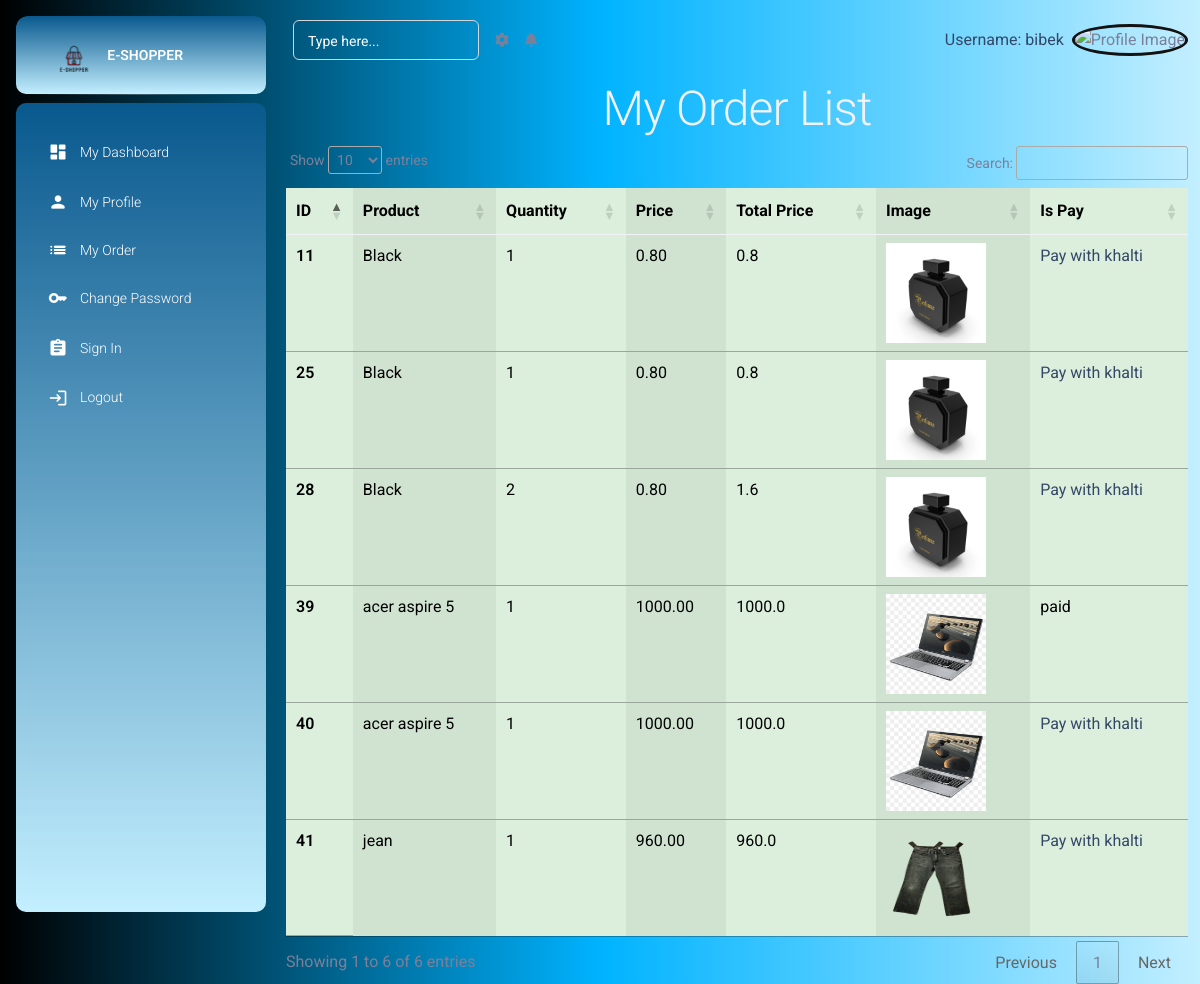
The page /accounts/my_order/ (signed in) on the database its author committed.
### accounts/models.py (models this page shows)
class CustomUserModel(AbstractUser):
    phone=models.CharField(max_length=20)
    street_address=models.CharField(max_length=200)

### core/models.py (models this page shows)
class Order(models.Model):
    product=models.CharField(max_length=200)
    user=models.ForeignKey(CustomUserModel,on_delete=models.CASCADE)
    phone=models.CharField(max_length=200)
    address=models.CharField(max_length=200)
    quantity=models.PositiveSmallIntegerField()
    price=models.CharField(max_length=20)
    total=models.CharField(max_length=20)
    image=models.ImageField(upload_to='Order_Product')
    is_pay=models.BooleanField(default=False)
    order_date=models.DateTimeField(auto_now=True)

### accounts/views.py (the view, shortened to what this page needs)
# urls.py: path('my_order/',my_order,name='my_order'),
def my_order(request):
    uid=request.session.get('_auth_user_id')
    user=CustomUserModel.objects.get(id=uid)
    myorder=Order.objects.filter(user=user)
    return render(request,'profile/my_order.html',{'myorder':myorder})

### accounts/templates/profile/my_order.html (shortened to what this page needs)
{% extends 'profile_dashboard.html' %}
{% load static %}
{% block maincontent %}
<link rel ="stylesheet" type = "text/css" href ="https://cdn.datatables.net/1.11.5/css/jquery.dataTables.min.css"/>
<h2 class="text-center text-light display-5 " >My Order List</h2>
<div class="container">
    <div class="row">
        <div class="col">
            <table class=" table table-success table-striped-columns" id="myTable">
                <thead>
                    <tr>
                    <th scope="col">ID</th>
                    <th scope="col">Product</th>
                    <th scope="col">Quantity</th>
                    <th scope="col">Price</th>
                    <th scope="col"> Total Price</th>
                    <th scope="col">Image</th>
                    <th scope="col">Is Pay</th>
                    </tr>
                </thead>
                <tbody>
                    {% for i in myorder  %}
                    <tr>
                    <th scope="row">{{i.id}}</th>
                    <td>{{i.product}}</td>
                    <td>{{i.quantity}}</td>
                    <td>{{i.price}}</td>
                    <td>{{i.total}}</td>
                    <td><img src="{{i.image}}" height="100px"  width="100px" alt="">
                    </td>
                    <td>
                        {% if i.is_pay %}
                        paid
                        {% else %}
                        <a href="{% url 'initkhalti' i.id %}">Pay with khalti</a>
                        {% endif %}
                    </td>
                    </tr>
                  {% endfor %}
                </tbody>
            </table>
        </div>
    </div>
</div>
{% endblock maincontent %}

### templates/profile_dashboard.html (shortened to what this page needs)
<!DOCTYPE html>
<html lang="en">
{% load static %}
<head>
    <link href="/static/assets/css/nucleo-icons.css" rel="stylesheet" />
    <link href="/static/assets/css/nucleo-svg.css" rel="stylesheet" />
    <link id="pagestyle" href="/static/assets/css/material-dashboard.css?v=3.1.0" rel="stylesheet" />
</head>
<body class="g-sidenav-show  bg">
    <aside
        class="sidenav navbar navbar-vertical navbar-expand-xs border-0 border-radius-xl my-3 fixed-start ms-3 bg-gradient-grey"
        id="sidenav-main">
        <div class="sidenav-header">
            <a class="navbar-brand m-0" href=" {% url 'index' %}">
                <img src="{% static 'images/home/download (15).png' %}" class="navbar-brand-img h-100 "  alt="main_logo">
                <span class="ms-1 font-weight-bold text-white">E-SHOPPER</span>
            </a>
        </div>
        <hr class="horizontal light mt-0 mb-2">
        <div class="collapse navbar-collapse  w-auto " id="sidenav-collapse-main">
            <ul class="navbar-nav mt-4">
                <li class="nav-item">
                    <a class="nav-link text-white {% if request.path == '/dashboard/student_dashboard/'  %} active  bg-gradient-primary {% endif %}"
                        href="">
                        <div class="text-white text-center me-2 d-flex align-items-center justify-content-center">
                            <i class="material-icons opacity-10">dashboard</i>
                        </div>
                        <span class="nav-link-text ms-1">My Dashboard</span>
                    </a>
                </li>
                <li class="nav-item">
                    <a class="nav-link text-white {% if request.path == '/dashboard/student_profile/'  %} active  bg-gradient-primary {% endif %} "
                        href="{% url 'profile' %}">
                        <div class="text-white text-center me-2 d-flex align-items-center justify-content-center">
                            <i class="material-icons opacity-10">person</i>
                        </div>
                        <span class="nav-link-text ms-1">My Profile</span>
                    </a>
                </li>
                <div class="main">
                    <li class="nav-item">
                        <a class="nav-link text-white {% if request.path == '/dashboard/student_profile/'  %} active  bg-gradient-primary {% endif %} "
                            href="{% url 'my_order' %}">
                            <div class="text-white text-center me-2 d-flex align-items-center justify-content-center">
                                <i class="material-icons opacity-10">list</i>
                            </div>
                            <span class="nav-link-text ms-1">My Order</span>
                        </a>
                    </li>
                </div>
                <div class="main">
                    <li class="nav-item">
                        <a class="nav-link text-white {% if request.path == '/dashboard/student_profile/'  %} active  bg-gradient-primary {% endif %} "
                            href="{% url 'change_password' %}">
                            <div class="text-white text-center me-2 d-flex align-items-center justify-content-center">
                                <i class="material-icons opacity-10">key</i>
                            </div>
                            <span class="nav-link-text ms-1">Change Password</span>
                        </a>
                    </li>
                </div>
                <li class="nav-item">
                    <a class="nav-link text-white " href="{% url 'log_in' %}">
                        <div class="text-white text-center me-2 d-flex align-items-center justify-content-center">
                            <i class="material-icons opacity-10">assignment</i>
                        </div>
                        <span class="nav-link-text ms-1">Sign In</span>
                    </a>
                </li>
                <li class="nav-item">
                    <a class="nav-link text-white " href="{% url 'log_out' %}">
                        <div class="text-white text-center me-2 d-flex align-items-center justify-content-center">
                            <i class="material-icons opacity-10">login</i>
                        </div>
                        <span class="nav-link-text ms-1">Logout</span>
                    </a>
                </li>
            </ul>
        </div>
    </aside>
    <main class="main-content position-relative max-height-vh-100 h-100 border-radius-lg " style=" position:fixed;  " >
        <nav class="navbar navbar-main navbar-expand-lg px-0 mx-2 shadow-none border-radius-xl" id="navbarBlur"
            data-scroll="false">
            <div class="container-fluid p-1">
                <div class="collapse navbar-collapse mt-sm-0 mt-2 me-md-0 me-sm-4 " id="navbar"  >
                    <div class=" ms-2 my-2  d-flex align-items-start s">
                        <div class="input-group input-group-outline my-auto ">
                            <label class="form-label text-white " >Type here...</label>
                            <input type="text" class="form-control text-white ">
                        </div>
                    </div>
                    <ul class="navbar-nav  justify-content-end">
                        <li class="nav-item px-3 d-flex align-items-center">
                            <a href="javascript:;" class="nav-link text-body p-0">
                                <i class="fa fa-cog fixed-plugin-button-nav cursor-pointer"></i>
                            </a>
                        </li>
                        <li class="nav-item dropdown pe-2 d-flex align-items-center">
                            <a href="javascript:;" class="nav-link text-body p-0" id="dropdownMenuButton"
                                data-bs-toggle="dropdown" aria-expanded="false">
                                <i class="fa fa-bell cursor-pointer"></i>
                            </a>
                        </li>
                    </ul>
                </div>
                <div class=" mx-2 text-center text-dark">Username: {{ user.username }}</div>
                <div >
                        <img src="{{request.user.profile.profile_picture.url}}" height="60px"  width="60px" alt="Profile Image" style="border-radius: 100%;object-fit:cover; border: 3px solid #121212;">
                    </div>
            </div>
        </nav>
        {% block maincontent %}
        {% endblock maincontent %}
    </main>
</body>
</html>

### templates/profile_dashboard.html (style rules this page uses)
.bg { background: linear-gradient(to left,#c3efff,#00b3ff,rgb(0, 0, 0)); }
#sidenav-collapse-main { background: linear-gradient(to top,#c3efff,#09598e); border-radius: 10px; height: 85%; }
.sidenav-header { background: linear-gradient(to top,#c3efff,#09598e); border-radius: 10px; }
.s { border-radius: 5px; }

### rows shown on the page
CustomUserModel: username "bibek"
Order: id "11", product "Black", quantity "1", price "0.80", total "0.8", image (picture), is_pay "Pay with khalti"
Order: id "25", product "Black", quantity "1", price "0.80", total "0.8", image (picture), is_pay "Pay with khalti"
Order: id "28", product "Black", quantity "2", price "0.80", total "1.6", image (picture), is_pay "Pay with khalti"
Order: id "39", product "acer aspire 5", quantity "1", price "1000.00", total "1000.0", image (picture), is_pay "paid"
Order: id "40", product "acer aspire 5", quantity "1", price "1000.00", total "1000.0", image (picture), is_pay "Pay with khalti"
Order: id "41", product "jean", quantity "1", price "960.00", total "960.0", image (picture), is_pay "Pay with khalti"
